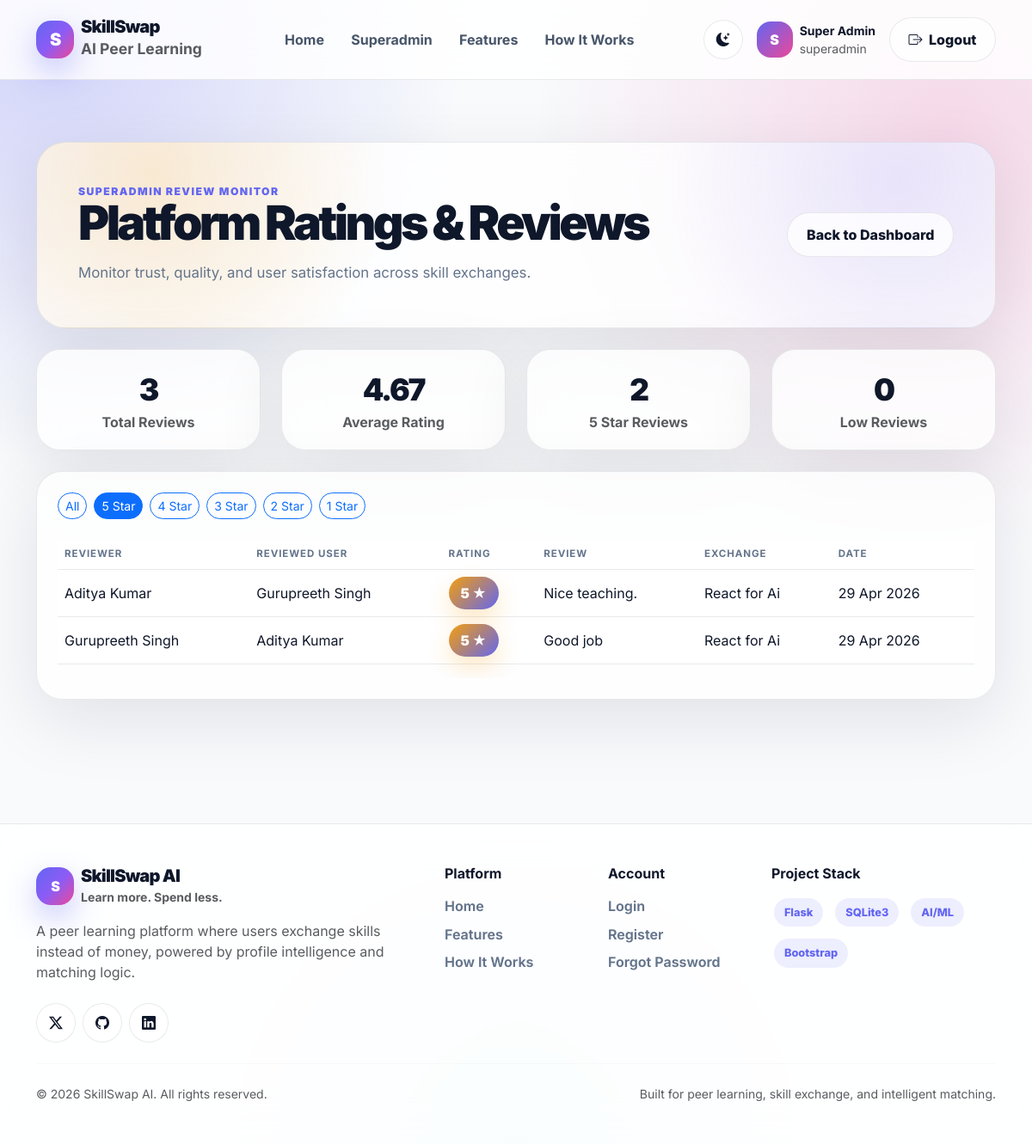
Page /admin/reviews?rating=5 (signed in) on the committed database.
### app.py (models this page shows)
class SkillReview(db.Model):
    id = db.Column(db.Integer, primary_key=True)
    request_id = db.Column(db.Integer, db.ForeignKey("skill_exchange_request.id"), nullable=False)
    reviewer_id = db.Column(db.Integer, db.ForeignKey("user.id"), nullable=False)
    reviewed_user_id = db.Column(db.Integer, db.ForeignKey("user.id"), nullable=False)
    rating = db.Column(db.Integer, nullable=False)
    review_text = db.Column(db.Text, nullable=True)
    created_at = db.Column(db.DateTime, default=datetime.utcnow)
    exchange_request = db.relationship("SkillExchangeRequest", backref="reviews")
    reviewer = db.relationship("User", foreign_keys=[reviewer_id], backref="given_reviews")
    reviewed_user = db.relationship("User", foreign_keys=[reviewed_user_id], backref="received_reviews")

class User(db.Model):
    id = db.Column(db.Integer, primary_key=True)
    full_name = db.Column(db.String(120), nullable=False)
    email = db.Column(db.String(150), unique=True, nullable=False)
    password = db.Column(db.String(255), nullable=False)
    role = db.Column(db.String(50), default="user")
    skills_offered = db.Column(db.String(255), default="")
    skills_wanted = db.Column(db.String(255), default="")
    reset_token = db.Column(db.String(255), nullable=True)
    created_at = db.Column(db.DateTime, default=datetime.utcnow)

class SkillExchangeRequest(db.Model):
    id = db.Column(db.Integer, primary_key=True)
    sender_id = db.Column(db.Integer, db.ForeignKey("user.id"), nullable=False)
    receiver_id = db.Column(db.Integer, db.ForeignKey("user.id"), nullable=False)
    requested_skill = db.Column(db.String(150), nullable=False)
    offered_skill = db.Column(db.String(150), nullable=False)
    message = db.Column(db.Text, nullable=True)
    status = db.Column(db.String(50), default="pending")
    created_at = db.Column(db.DateTime, default=datetime.utcnow)
    responded_at = db.Column(db.DateTime, nullable=True)
    sender = db.relationship("User", foreign_keys=[sender_id], backref="sent_requests")
    receiver = db.relationship("User", foreign_keys=[receiver_id], backref="received_requests")

### app.py (the view)
@app.route("/admin/reviews")
def admin_reviews():
    if not login_required():
        flash("Please login first.", "danger")
        return redirect(url_for("login"))
    if not superadmin_required():
        flash("Access denied. Superadmin only.", "danger")
        return redirect(url_for("user_dashboard"))
    rating_filter = request.args.get("rating", "all")
    query = SkillReview.query
    if rating_filter in ["1", "2", "3", "4", "5"]:
        query = query.filter_by(rating=int(rating_filter))
    all_reviews = query.order_by(SkillReview.created_at.desc()).all()
    review_stats = get_platform_review_stats()
    return render_template(
        "admin_reviews.html",
        all_reviews=all_reviews,
        review_stats=review_stats,
        rating_filter=rating_filter
    )

### app.py (called while the page is built)
def login_required():
    return "user_id" in session

def superadmin_required():
    return session.get("role") == "superadmin"

def get_platform_review_stats():
    total_reviews = SkillReview.query.count()
    if total_reviews:
        all_reviews = SkillReview.query.all()
        average_rating = round(
            sum(review.rating for review in all_reviews) / total_reviews,
            2
        )
    else:
        average_rating = 0
    five_star_reviews = SkillReview.query.filter_by(rating=5).count()
    return {
        "total_reviews": total_reviews,
        "average_rating": average_rating,
        "five_star_reviews": five_star_reviews,
        "low_reviews": SkillReview.query.filter(SkillReview.rating <= 2).count(),
    }

### templates/admin_reviews.html (shortened to what this page needs)
{% extends "base.html" %}
{% block content %}
<section class="review-page-section">
  <div class="container">
    <div class="review-hero-card mb-4">
      <div class="d-flex flex-column flex-lg-row justify-content-between align-items-lg-center gap-3">
        <div>
          <div class="section-eyebrow">Superadmin Review Monitor</div>
          <h1 class="review-title">Platform Ratings & Reviews</h1>
          <p class="section-subtitle mb-0">
            Monitor trust, quality, and user satisfaction across skill exchanges.
          </p>
        </div>
        <a href="{{ url_for('superadmin_dashboard') }}" class="premium-btn premium-btn-soft">
          Back to Dashboard
        </a>
      </div>
    </div>
    <div class="row g-4 mb-4">
      <div class="col-md-3">
        <div class="review-stat-card">
          <div class="stat-number">{{ review_stats.total_reviews }}</div>
          <div class="text-muted fw-bold">Total Reviews</div>
        </div>
      </div>
      <div class="col-md-3">
        <div class="review-stat-card">
          <div class="stat-number">{{ review_stats.average_rating }}</div>
          <div class="text-muted fw-bold">Average Rating</div>
        </div>
      </div>
      <div class="col-md-3">
        <div class="review-stat-card">
          <div class="stat-number">{{ review_stats.five_star_reviews }}</div>
          <div class="text-muted fw-bold">5 Star Reviews</div>
        </div>
      </div>
      <div class="col-md-3">
        <div class="review-stat-card">
          <div class="stat-number">{{ review_stats.low_reviews }}</div>
          <div class="text-muted fw-bold">Low Reviews</div>
        </div>
      </div>
    </div>
    <div class="review-panel">
      <div class="d-flex gap-2 flex-wrap mb-4">
        <a href="{{ url_for('admin_reviews', rating='all') }}"
           class="btn btn-sm rounded-pill {% if rating_filter == 'all' %}btn-primary{% else %}btn-outline-primary{% endif %}">
          All
        </a>
        {% for number in [5, 4, 3, 2, 1] %}
          <a href="{{ url_for('admin_reviews', rating=number) }}"
             class="btn btn-sm rounded-pill {% if rating_filter == number|string %}btn-primary{% else %}btn-outline-primary{% endif %}">
            {{ number }} Star
          </a>
        {% endfor %}
      </div>
      <div class="table-responsive">
        <table class="table align-middle">
          <thead>
            <tr>
              <th>Reviewer</th>
              <th>Reviewed User</th>
              <th>Rating</th>
              <th>Review</th>
              <th>Exchange</th>
              <th>Date</th>
            </tr>
          </thead>
          <tbody>
            {% for review in all_reviews %}
              <tr>
                <td>{{ review.reviewer.full_name }}</td>
                <td>{{ review.reviewed_user.full_name }}</td>
                <td><span class="review-rating-badge">{{ review.rating }} ★</span></td>
                <td>
                  {{ review.review_text[:90] if review.review_text else 'No written review' }}
                </td>
                <td>
                  {{ review.exchange_request.requested_skill }}
                  for
                  {{ review.exchange_request.offered_skill }}
                </td>
                <td>{{ review.created_at.strftime('%d %b %Y') }}</td>
              </tr>
            {% endfor %}
          </tbody>
        </table>
      </div>
    </div>
  </div>
</section>
{% endblock %}

### static/css/style.css (style rules this page uses)
:root { --bg-main: #f8fafc; --bg-soft: #eef2ff; --bg-card: rgba(255, 255, 255, 0.78); --bg-card-solid: #ffffff; --bg-nav: rgba(255, 255, 255, 0.84); --text-main: #0f172a; --text-soft: #475569; --text-muted: #64748b; --border-soft: rgba(15, 23, 42, 0.09); --shadow-soft: 0 24px 80px rgba(15, 23, 42, 0.10); --shadow-hover: 0 30px 90px rgba(15, 23, 42, 0.16); --primary: #6366f1; --primary-dark: #4f46e5; --secondary: #8b5cf6; --accent: #ec4899; --success: #10b981; --warning: #f59e0b; --danger: #ef4444; --info: #06b6d4; }
* { box-sizing: border-box; }
html { scroll-behavior: smooth; }
body { min-height: 100vh; margin: 0; font-family: "Inter", system-ui, -apple-system, BlinkMacSystemFont, "Segoe UI", sans-serif; color: var(--text-main); background: radial-gradient(circle at 5% 4%, rgba(99,102,241,0.25), transparent 28%), radial-gradient(circle at 92% 12%, rgba(236,72,153,0.19), transparent 30%), radial-gradient(circle at 50% 100%, rgba(6,182,212,0.10), transparent 24%), var(--bg-main); overflow-x: hidden; }
a { text-decoration: none; }
.premium-btn { border-radius: 999px; padding: 0.8rem 1.35rem; font-weight: 800; border: 0; transition: 0.2s ease; }
.premium-btn-soft { color: var(--text-main); background: var(--bg-card); border: 1px solid var(--border-soft); }
.section-eyebrow { color: var(--primary); font-weight: 900; letter-spacing: 0.12em; font-size: 0.76rem; text-transform: uppercase; }
.section-subtitle { color: var(--text-muted); font-size: 1.05rem; line-height: 1.8; }
.stat-number { font-size: 2.2rem; font-weight: 950; letter-spacing: -0.06em; }
.table { color: var(--text-main); }
.table thead th { color: var(--text-muted); text-transform: uppercase; letter-spacing: 0.08em; font-size: 0.72rem; border-bottom: 1px solid var(--border-soft); }
.table tbody td { color: var(--text-main); border-bottom: 1px solid var(--border-soft); vertical-align: middle; }
.review-page-section { padding: 3rem 0 5rem; }
.review-hero-card, .review-panel, .review-stat-card { background: var(--bg-card); border: 1px solid var(--border-soft); box-shadow: var(--shadow-soft); backdrop-filter: blur(22px); }
.review-hero-card { border-radius: 34px; padding: clamp(1.5rem, 4vw, 3rem); background: radial-gradient(circle at 12% 18%, rgba(245, 158, 11, 0.18), transparent 28%), radial-gradient(circle at 90% 20%, rgba(99, 102, 241, 0.14), transparent 28%), var(--bg-card); }
.review-title { font-size: clamp(2rem, 4.6vw, 4.3rem); line-height: 0.98; letter-spacing: -0.065em; font-weight: 950; margin-bottom: 1rem; }
.review-panel { border-radius: 30px; padding: 1.5rem; }
.review-stat-card { border-radius: 28px; padding: 1.25rem; text-align: center; }
.review-rating-badge { min-width: 58px; height: 38px; padding: 0 0.8rem; border-radius: 999px; display: inline-flex; align-items: center; justify-content: center; color: #fff; font-weight: 950; background: linear-gradient(135deg, #f59e0b, var(--primary)); box-shadow: 0 12px 28px rgba(245, 158, 11, 0.24); }

### rows in the picture
SkillReview: reviewer.full_name "Aditya Kumar", reviewed_user.full_name "Gurupreeth Singh", rating "5", review_text "Nice teaching.", exchange_request.requested_skill "React", exchange_request.offered_skill "Ai", created_at "29 Apr 2026"
SkillReview: reviewer.full_name "Gurupreeth Singh", reviewed_user.full_name "Aditya Kumar", rating "5", review_text "Good job", exchange_request.requested_skill "React", exchange_request.offered_skill "Ai", created_at "29 Apr 2026"

### other values in the picture
{{ session.get("full_name", "U")[0] }} "S"
{{ session.get("full_name", "User") }} "Super Admin"
{{ session.get("role", "user") }} "superadmin"
{{ review_stats.total_reviews }} "3"
{{ review_stats.average_rating }} "4.67"
{{ review_stats.five_star_reviews }} "2"
{{ review_stats.low_reviews }} "0"
{{ number }} "5" "4" "3" "2" "1"
